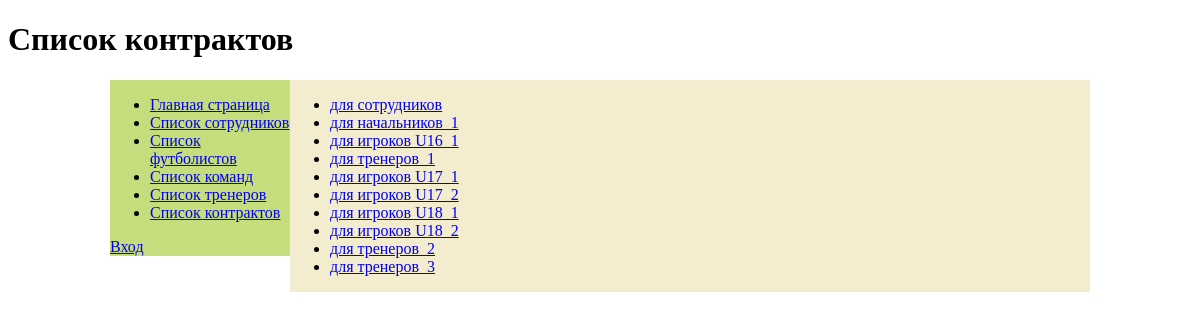
The page /contract/ on the database its author committed.
### barsa_app/models.py (models this page shows, shortened)
class Contract(models.Model):
    name = models.CharField(max_length=20, default='1')
    terms_contract = models.CharField(max_length=100)
    date_sign = models.DateField()
    end_date = models.DateField()
    salary = models.DecimalField(decimal_places=2, max_digits=10)
    def get_absolute_url(self):
        return reverse('contract-detail', args=[str(self.id)])

### barsa_app/views.py (the view)
# urls.py: re_path(r'^contract/$', views.ContractListView.as_view(), name='contract'),
class ContractListView(generic.ListView):
    model = Contract

### templates/barsa_app/contract_list.html (shortened to what this page needs)
{% extends 'base.html' %}
{% block header %} Список контрактов {% endblock header %}
{% block content %}
    {% if contract_list %}
        <ul>
        {% for contract in contract_list %}
            <li>
                <a href="{{ contract.get_absolute_url }}">
                        {{ contract.name }}</a>
            </li>
        {% endfor %}
        </ul>
    {% else %}
        <h3>В базе данных нет контрактов</h3>
    {% endif %}
{% endblock content %}

### templates/base.html (shortened to what this page needs)
<!DOCTYPE html>
<html lang="en">
<head>
    {% load static %}
    <link rel="stylesheet" href="{% static 'css/styles.css' %}">
</head>
<body>
    <h1>{% block header %}{% endblock header %}</h1>
    <div class="row">
        <div class="sidebar-nav">
            {% block sidebar %}
            <ul>
                <li><a href="{% url 'home' %}">Главная страница</a></li>
                <li><a href="{% url 'employee' %}">Список сотрудников</a></li>
                <li><a href="{% url 'footballer' %}">Список футболистов</a></li>
                <li><a href="{% url 'teams' %}">Список команд</a></li>
                <li><a href="{% url 'coach' %}">Список тренеров</a></li>
                <li><a href="{% url 'contract' %}">Список контрактов</a></li>
            </ul>
                {% if user.is_authenticated %}
                    Пользователь: {{ user.get_username }}<br>
                    <a href=" {% url 'logout' %}?next={{request.path }}">Выход</a><br>
                    <a href=" {% url 'ticket' %}?next={{request.path }}">Заказы</a><br>
                    {% else %}
                    <a href="{% url 'login' %}?next={{ request.path }}">Вход</a><br>
                {% endif %}
            {% endblock sidebar %}
        </div>
        <div class="content">
            {% block content %}
            {% endblock content %}
        </div>
    </div>
</body>
</html>

### static/css/styles.css (style rules this page uses)
.row { width: 980px; margin: auto; position: relative; }
.sidebar-nav, .content { position: absolute; }
.sidebar-nav { background: #C6DD7D; width: 180px; }
.content { background: #F4ECCE; left: 180px; width: 800px; }

### rows shown on the page
Contract: name "для сотрудников"
Contract: name "для начальников_1"
Contract: name "для игроков U16_1"
Contract: name "для тренеров_1"
Contract: name "для игроков U17_1"
Contract: name "для игроков U17_2"
Contract: name "для игроков U18_1"
Contract: name "для игроков U18_2"
Contract: name "для тренеров_2"
Contract: name "для тренеров_3"
